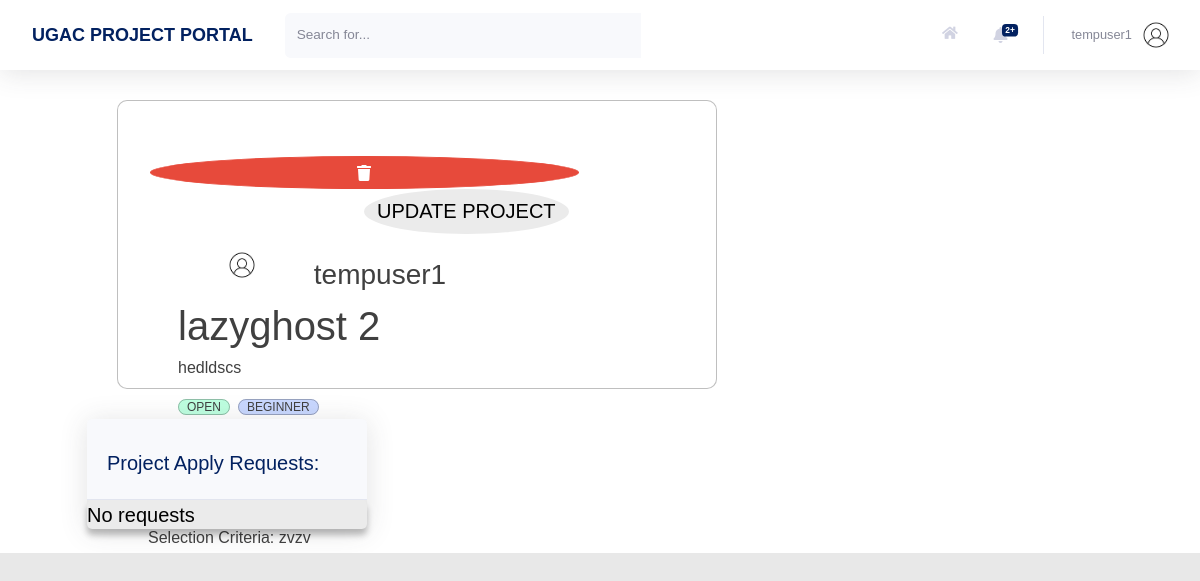
Page /project/?project_id=30 (signed in) on the committed database.
### users/models.py (models this page shows, shortened)
class Profile(models.Model):
    user = models.OneToOneField(User, on_delete=models.CASCADE)
    image = models.ImageField(default = 'default.jpg', upload_to='profile_pics', blank=True)
    rollno = models.CharField(max_length=10)
    year = models.CharField(max_length=30, choices = YEAR_CHOICES)
    branch = models.CharField(max_length=30, choices = BRANCH_CHOICES)
    techskills = models.TextField()
    starred_projects = models.ManyToManyField(Project, related_name='starred_projects', blank = True)
    liked_projects = models.ManyToManyField(Project, related_name='liked_projects', blank = True)
    cv = models.FileField(blank = True, upload_to='resumes',validators=[FileExtensionValidator(allowed_extensions=['pdf'])])
    linked_in_link = models.CharField(blank=True, max_length=100)
    portfolio_link = models.CharField(blank=True, max_length=100)
    github_link = models.CharField(blank=True, max_length=100)

### home/models.py (models this page shows, shortened)
class Project(models.Model):
    Title = models.CharField(max_length=100)
    Description = models.TextField()
    FloatedBy = models.ForeignKey(User, on_delete=models.CASCADE,related_name="FloatedBy")
    Mentors = models.ManyToManyField(User,related_name='Mentors')
    Status = models.CharField(max_length=10, choices=STATUS_CHOICES, default='Open')
    OpenedFor = models.CharField(max_length=300)
    Difficulty = models.CharField(max_length=15, choices=DIFFICULTY_CHOICES, default='Beginner')
    PreRequisite = models.TextField()
    Tags = models.ManyToManyField(Tag, related_name='Tags')
    Duration = models.CharField(max_length=30, choices=DURATION_CHOICES)
    DatePosted = models.DateTimeField(default = timezone.now)
    SelectionCriteria = models.TextField()
    MailNotification = models.CharField(max_length=5, choices=NOTIFICATION_CHOICES,default='On')
    ApplyRequest = models.ManyToManyField(User, related_name='ApplyRequest', blank = True)
    AlreadyApplied = models.ManyToManyField(User, related_name='AlreadyApplied', blank = True)
    Likes = models.IntegerField(default=0)

### home/views.py (the view)
# urls.py: path('project/', views.project, name='project'),
@login_required
def project(request):
    project_id = request.GET.get('project_id')
    project = Project.objects.get(id=project_id)
    projects_id = get_user_projects_id(request.user)
    context = {
        'title': 'Project',
        'project': project,
        'projects_id': projects_id,
        'notifications': Notification.objects.filter(user = request.user).order_by('-time'),
    }
    return render(request, 'home/project.html', context)

### functions.py (called while the page is built)
def get_user_projects_id(user):
    floated_id = []
    liked_id = []
    applied_id = []
    requested_id = []
    starred_id = []
    all_project_list = Project.objects.all().order_by('-DatePosted')
    floated = all_project_list.filter(FloatedBy =  user)
    liked = user.profile.liked_projects.all()
    applied = all_project_list.filter(AlreadyApplied =  user)
    requested = all_project_list.filter(ApplyRequest = user)
    starred = user.profile.starred_projects.all()
    for project in floated:
        floated_id.append(project.id)
    for project in liked:
        liked_id.append(project.id)
    for project in applied:
        applied_id.append(project.id)
    for project in requested:
        requested_id.append(project.id)
    for project in starred:
        starred_id.append(project.id)
    return [floated_id, liked_id, applied_id, requested_id, starred_id]

### home/templates/home/project.html (shortened to what this page needs)
{% extends 'home/base.html' %}
{% load static %}
{% block customStylesheets %}
<link rel="stylesheet" type="text/css" href="{% static 'home/project.css' %}">
{% endblock customStylesheets %}
{% block content %}
<div class="blog-container">
  <br>
  <div class="blog-header">
    <div class="blog-author--no-cover">
      {% if project.FloatedBy == user %}
      <div style="display: inline;" align="center;">
        <div style="float: right;">
          <a href="/project/delete/?project_id={{project.id}}" class="btn btn-danger btn-circle">
            <i class="fas fa-trash" style="color:white;"></i>
          </a>
        </div>
        <div style="float: right; padding-right:10px;">
          <a href="/project/update/?project_id={{project.id}}"><button class="btn btn-primary btn-user btn-block" style="display: inline-block;">UPDATE PROJECT</button></a>
        </div>
      </div>
      {% endif %}
      <div class="blog-header" style="display: flex; flex-wrap: wrap;">
        <div class="blog-author--no-cover" style="background:url('{{project.FloatedBy.profile.image.url}}');background-size: cover; border-radius: 50%; display: inline-block;height: 32px;margin-right: 0.5rem;position: relative;top: 15px;width: 32px; left: 0px; ">
        </div>
        <span style="flex: 1 0 45%;">
          <h3 style="margin-top: 10px; color:#858796; margin-left:0px;"><a href="{% url 'profile' project.FloatedBy.id %}">{{project.FloatedBy}}</a></h3>
        </span>
      </div>
      <br>
    </div>
    <div class="blog-body">
      <div class="blog-title">
        <h1>{{ project.Title }}</h1>
      </div>
      <div class="blog-summary">
        <p>{{ project.Description }}</p>
      </div>
      <div class="blog-tags">
        <ul>
          <li><a>{{ project.Status }}</a></li>
          <li><a>{{ project.Difficulty }}</a></li>
        </ul>
      </div>
    </div>
    <div class="blog-footer">
      <br>
      <div class="blog-summary">
        <p><b>Duration: </b>{{ project.Duration }}</p>
        <p><b>Mentors: </b>{% for users in project.Mentors.all %} {{ users }} {% endfor %} {% if project.Mentors.all.count == 0 %} No one {% endif %}</p>
        <p><b>Selection Criteria: </b>{{ project.SelectionCriteria }}</p>
        <br>
      </div>
      <br>
      <br>
      <br>
      <hr> {% if project.id in projects_id.3 %}
      <a href="/project/task/?task=Withdraw&project_id={{project.id}}" class="btn btn-light btn-icon-split">
        <span class="icon text-gray-600">
          <i class="fas fa-times"></i>
        </span>
        <span class="text" style="color:black;">Withdraw Request</span>
      </a> <br> {% else %} {% if project.id not in projects_id.0 and project.id not in projects_id.2 %}
      <a href="/project/task/?task=Apply&project_id={{project.id}}" class="btn btn-warning btn-icon-split">
        <span class="icon text-white-50">
          <i class="fas fa-check"></i>
        </span>
        <span class="text" style="color:white;">Apply</span>
      </a><br> {% else %}
      <br>
      {% endif %} {% endif %}
      <br>
    </div>
  </div>
</div>
{% if project.FloatedBy == user %}
<div class="card shadow mb-4">
  <div class="card-header py-3">
    <h3>Project Apply Requests:</h3>
  </div>
  <div class="card-body">
     {% if project.ApplyRequest.all.count == 0 %}
    <div style="color:black; font-size:20px;"> No requests </div>
    {% endif %}
  </div>
</div>
{% endif %}
{% endblock content %}

### home/templates/home/base.html (shortened to what this page needs)
{% load static %}
<!DOCTYPE html>
<html lang="en">
    <head>
        {% block stylesheets %}
        <link rel="stylesheet" type="text/css" href="{% static 'home/style.css' %}">
        <link rel="stylesheet" type="text/css" href="{% static 'home/cards.css' %}">
        {% endblock stylesheets %}
        {% block customStylesheets %}{% endblock customStylesheets %}
        {% block ajaxBlock %}
        <link href="https://cdnjs.cloudflare.com/ajax/libs/select2/4.0.3/css/select2.min.css" rel="stylesheet" />
        {% endblock ajaxBlock %}
        <link rel="stylesheet" href="https://pro.fontawesome.com/releases/v5.10.0/css/all.css" />
    </head>
    {% block mainBlock %}
    <body id="page-top">
        <div id="wrapper">
            <div id="content-wrapper" class="d-flex flex-column">
                <div id="content" style="background: white;">
                    <nav class="navbar navbar-expand navbar-light bg-white topbar mb-4 static-top shadow">
                        <div class="sidebar-brand-text mx-3" style="color: #022160; font-size: large; font-weight: bold"> UGAC PROJECT PORTAL </div>
                        <form method="POST" action="{{request.get_full_path}}" class="d-none d-sm-inline-block form-inline mr-auto ml-md-3 my-2 my-md-0 mw-100 navbar-search">
                            <div class="input-group">
                                <input type="text" class="form-control bg-light border-0 small" placeholder="Search for..." aria-label="Search" aria-describedby="basic-addon2" name="search">
                                <div class="input-group-append">
                                </div>
                            </div>
                        </form>
                        <ul class="navbar-nav ml-auto">
                            <a class="nav-link" href="{% url 'home' %}" role="button" style="margin-top: 13px;">
                                <i class="fas fa-home fa-fw fa-sm mr-2 text-gray-400"></i>
                            </a>
                            <li class="nav-item dropdown no-arrow mx-1">
                                <a class="nav-link dropdown-toggle" id="alertsDropdown" role="button" data-toggle="dropdown" aria-haspopup="true" aria-expanded="false">
                                    <i class="fas fa-bell fa-fw"></i>
                                    {% if notifications.count != 0 %}
                                    <span class="badge badge-danger badge-counter">
                                        {{notifications.count}}+
                                    </span> {% endif %}
                                </a>
                            </li>
                            <li class="nav-item dropdown no-arrow">
                                <a class="nav-link dropdown-toggle" id="userDropdown" role="button" data-toggle="dropdown" aria-haspopup="true" aria-expanded="false">
                                    <span class="mr-2 d-none d-lg-inline text-gray-600 small">{{user.username}}</span>
                                    <img class="img-profile rounded-circle" src="{{user.profile.image.url}}">
                                </a>
                            </li>
                        </ul>
                    </nav>
                    <div class="container-fluid">
                        {% block content %}{% endblock content %}
                    </div>
                </div>
            </div>
        </div>
    </body>
    {% endblock mainBlock %}
</html>

### home/static/home/cards.css (style rules this page uses)
.blog-container { flex: 1 0 45%; margin: 30px; width: 600px; height: 289px; max-width: 600px;" }
.blog-container { background: #fff; border: 1px solid rgba(0, 0, 0, 0.25); box-sizing: border-box; border-radius: 10px; font-family: 'Public Sans', sans-serif; font-style: normal; font-weight: 500; font-size: 20px; line-height: 23px; color: #404040; font-weight: 100; padding-top: 15px; }
.card { position: relative; display: flex; flex-direction: column; width: 280px; height: 110px; word-wrap: break-word; background-color: #EBEBEB; background-clip: border-box; border-radius: 0.35rem; }
.blog-header { height: 40px; margin-top: 15px; }
.blog-body { margin-left: 30px; }
.blog-summary p { font-size: 16px; }
.blog-container a { color: #404040; text-decoration: none; transition: 0.25s ease; width: 429px; height: 33px; left: 31px; top: 77px; }
.blog-author, .blog-author--no-cover { margin: 0 auto; padding-top: 0.125rem; width: 80%; }
.blog-author h3::before, .blog-author--no-cover h3::before { background-size: cover; border-radius: 50%; content: " "; display: inline-block; height: 40px; margin-right: 0.5rem; position: relative; top: 8px; width: 40px; }
.blog-author--no-cover h3 { color: #999999; font-weight: 100; }
.blog-body { margin-top: 5px; width: 90%; margin-right: 20px; height: 133px; }
.blog-header { margin-left: 30px; width: 80%; }
.blog-summary p { font-family: 'Public Sans', sans-serif; font-style: normal; font-weight: 300; line-height: 19px; color: #404040; }
.blog-tags ul { display: flex; flex-direction: row; flex-wrap: wrap; list-style: none; padding-left: 0; }
.blog-tags li:nth-child(1) a { background: #BEFFE0; }
.blog-tags li:nth-child(2) a { background: #C9D8FF; }
.blog-tags li+li { margin-left: 0.5rem; }
.blog-tags a { border: 1px solid rgba(0, 0, 0, 0.25); box-sizing: border-box; height: 35px; top: 224px; border-radius: 15px; padding: 0 0.5rem; text-align: center; text-transform: uppercase; white-space: nowrap; width: 82px; font-family: 'Public Sans', sans-serif; font-style: normal; font-weight: 300; font-size: 12px; line-height: 14px; }

### home/static/home/project.css (style rules this page uses)
img { border-radius: 0.5rem 0.5rem 0 0; width: 100%; object-position: center; max-height: max(20rem, 30vh); aspect-ratio: 4/3; mix-blend-mode: var(--card-blend-mode); }
.card h3 { margin-top: 1rem; font-size: 1.25rem; }

### rows in the picture
Project: FloatedBy.profile.image (placeholder picture), FloatedBy "tempuser1", Title "lazyghost 2", Description "hedldscs", Status "OPEN", Difficulty "BEGINNER", SelectionCriteria "zvzv"

### other values in the picture
{{ notifications.count }} "2"
{{ user.username }} "tempuser1"
